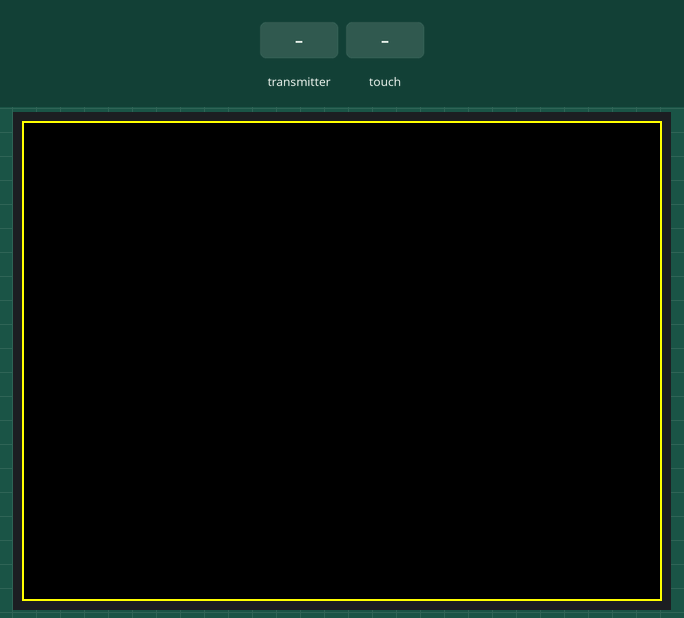
The sketch below on a simulated ESP32. Parts: 320×240 colour display. The inputs (shaded band) are chosen by the test bench. What the sketch prints to the serial monitor is not drawn.

Above: at 1.4 s.
1.5 s: the transmitter starts sending clearSCR = 1
4.5 s: the transmitter starts sending clearSCR = 0
6.0 s: touch panel pressed at 13 % / 10 % of its raw x / y range
Timing chart, 0 to 9.0 s (numbered marks = the images above; inputs shaded):
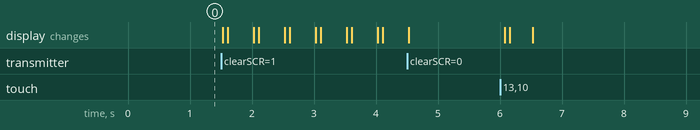

The sketch:

SyncDraw.ino
```cpp
#include <WiFi.h>
#include <esp_now.h>
#include <TFT_eSPI.h>
#include <TouchScreen.h>
#define MINPRESSURE 200
#define MAXPRESSURE 1000
#define messageID  "SyncDraw"
#define localColor  TFT_YELLOW
#define remoteColor TFT_WHITE

#define DRAW

const int rotation = 1; //  in rotation order - portrait, landscape, etc
const int coords[] = { 912, 3740, 524, 3727 }; // portrait - x1, x2, y1, y2 for ILI9341
//const int coords[] = { 3617, 374, 3769, 220 }; // portrait - x1, x2, y1, y2 for ILI9488
const int XP = 27, XM = 15, YP = 4, YM = 14; // D1 R32 touchscreen pins(6,A2,A1,7) ok
//const int XP = 3, XM = 7, YP = 1, YM = 14; // S3 UNO touchscreen pins(6,A2,A1,7) ok

TFT_eSPI tft = TFT_eSPI();

esp_now_peer_info_t peerInfo;
volatile bool newDataReceived = false;
uint8_t peerAddress[6] = {0xFF, 0xFF, 0xFF, 0xFF, 0xFF, 0xFF};

typedef struct message {
  String  ID = messageID;
  uint16_t xPen;
  uint16_t yPen;
  bool clearSCR = false;
}  message;

message dataToSend;
message receivedData;

#ifdef DRAW
TouchScreen ts = TouchScreen(XP, YP, XM, YM, 300);

boolean Touch_getXY(uint16_t *x, uint16_t *y) {
    TSPoint p = ts.getPoint();
    pinMode(YP, OUTPUT);      //restore shared pins
    pinMode(XM, OUTPUT);
    digitalWrite(YP, HIGH);   //because TFT control pins
    digitalWrite(XM, HIGH);
    bool pressed = (p.z > MINPRESSURE && p.z < MAXPRESSURE);
    if (pressed) {
      switch (rotation) {
        case 0: // portrait
          *x = map(p.x, coords[0], coords[1], 0, tft.width());
          *y = map(p.y, coords[2], coords[3], 0, tft.height());
        break;
        case 1: // landscape
          *x = map(p.y, coords[2], coords[3], 0, tft.width());
          *y = map(p.x, coords[1], coords[0], 0, tft.height());
        break;
        case 2: // portrait inverted
          *x = map(p.x, coords[1], coords[0], 0, tft.width());
          *y = map(p.y, coords[3], coords[2], 0, tft.height());
        break;
        case 3: // landscape inverted
          *x = map(p.y, coords[0], coords[1], 0, tft.width());
          *y = map(p.x, coords[3], coords[2], 0, tft.height());
        break;
      }
      Serial.printf("p.x=%d, p.y=%d\n",p.x, p.y);
    }
    return pressed;
}
#endif

void onSent(const uint8_t *mac_addr, esp_now_send_status_t status) {
  Serial.print("Message Sent: ");
  Serial.println(status == ESP_NOW_SEND_SUCCESS ? "Success" : "Fail");
}

void onReceive(const uint8_t *mac_addr, const uint8_t *incomingData, int len) {
  memcpy(&receivedData, incomingData, sizeof(receivedData));
  if(receivedData.ID == messageID) newDataReceived = true;
}

void setup() {
  Serial.begin(115200);
  tft.begin();
  tft.setRotation(rotation);
  tft.fillScreen(TFT_BLACK);
  tft.drawRect(0, 0, tft.width(), tft.height(), TFT_YELLOW);

  WiFi.mode(WIFI_STA);
  if (esp_now_init() != ESP_OK) {
    Serial.println("Error initializing ESP-NOW");
    return;
  }

  esp_now_register_send_cb(onSent);

  memcpy(peerInfo.peer_addr, peerAddress, 6);
  peerInfo.channel = 0;
  peerInfo.encrypt = false;
  if (esp_now_add_peer(&peerInfo) != ESP_OK) {
    Serial.println("Failed to add peer");
    return;
  }

  esp_now_register_recv_cb(onReceive);
}

void loop() {

#ifdef DRAW

  uint16_t pixel_x, pixel_y;
  boolean pressed = Touch_getXY(&pixel_x, &pixel_y);
  if(pressed) {
    tft.fillCircle(pixel_x, pixel_y, 2, localColor);
    dataToSend.xPen = pixel_x;
    dataToSend.yPen = pixel_y;
    if((pixel_x + 20) > tft.width() && (pixel_y + 20) > tft.height()) {
      tft.fillScreen(TFT_BLACK);
      tft.drawRect(0, 0, tft.width(), tft.height(), TFT_YELLOW);
      dataToSend.clearSCR = true;
    }
    else dataToSend.clearSCR = false;
    esp_now_send(peerAddress, (uint8_t *)&dataToSend, sizeof(dataToSend));
  }
#endif

  if (newDataReceived) {
    tft.fillCircle(receivedData.xPen, receivedData.yPen, 2, remoteColor);
    Serial.printf("Received x = %d, y = %d\n", receivedData.xPen, receivedData.yPen);
    if(receivedData.clearSCR) {
      tft.fillScreen(TFT_BLACK);
      tft.drawRect(0, 0, tft.width(), tft.height(), TFT_YELLOW);
    }
    newDataReceived = false;
  }
}
```
